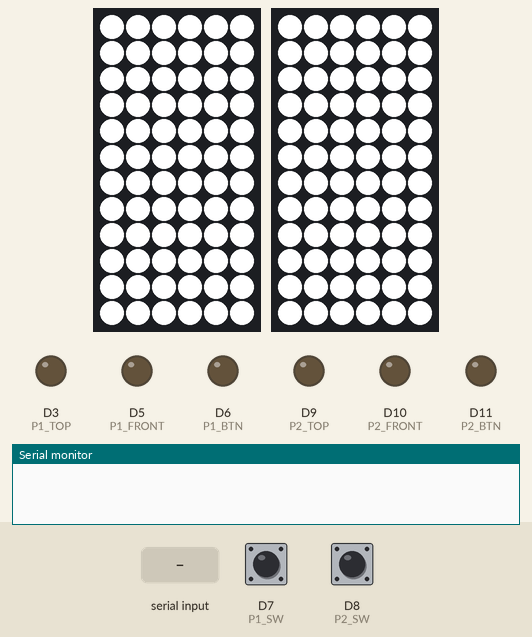
This program was run on a simulated Arduino Uno R4 Minima. On the bench: 2 × 6×12 RGB LED matrix (first LED top left, wired row by row), output pins drawn as LEDs (lit = HIGH), the last lines printed to the serial monitor. The inputs (shaded band) are chosen by the test bench; at power-on: D7 (P1_SW) HIGH, D8 (P2_SW) HIGH. Dim RGB values are drawn brighter than linear; the strip is taken to match the declared colour order.

Above: at 1.4 s.
2.8 s: "WIN:1\n" received over Serial
At 2.98 s:
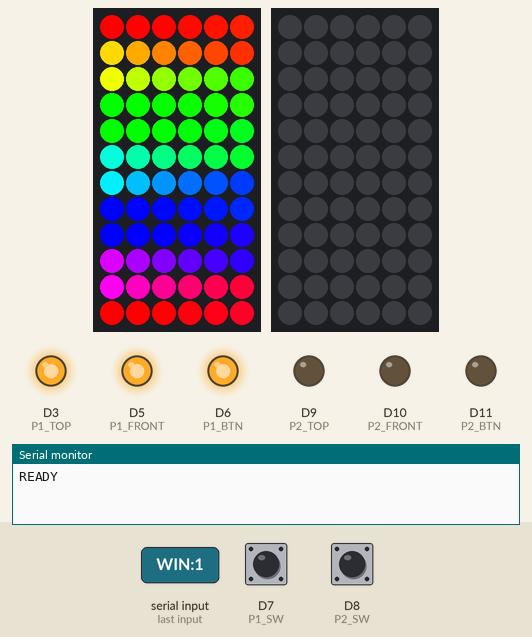
5.2 s: "ACTIVE:1\n" received over Serial
At 6.4 s:
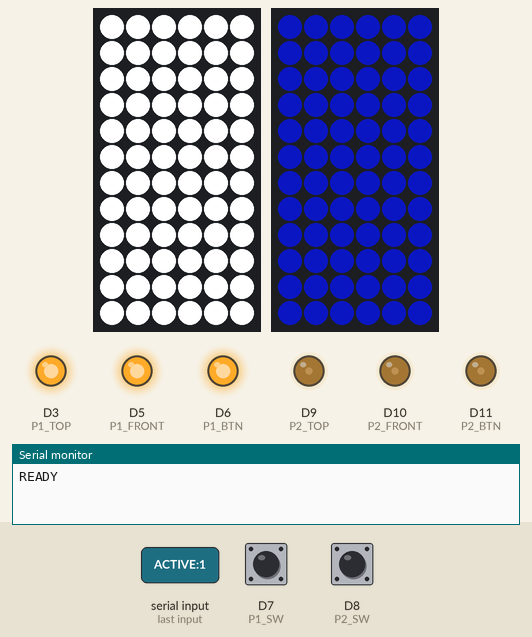
6.7 s: "ACTIVE:2\n" received over Serial
At 7.5 s:
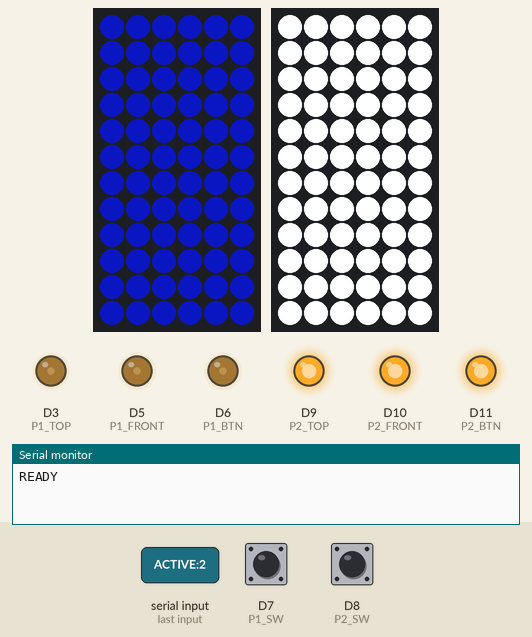
8.2 s: "WIN:2\n" received over Serial
At 8.38 s:
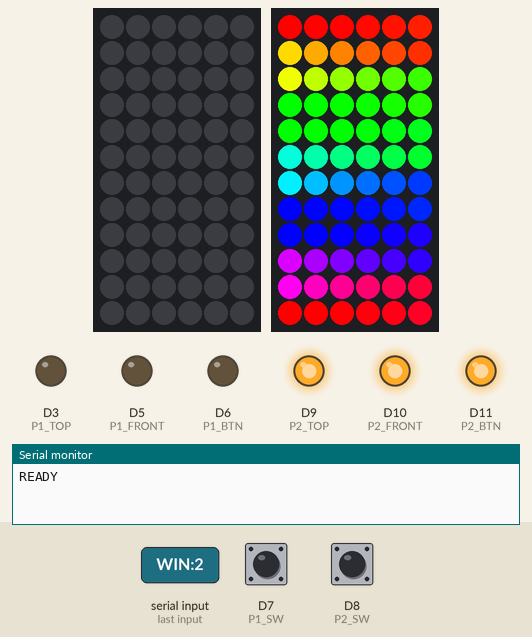
10.6 s: "STRIKE:\n" received over Serial
At 12.3 s:
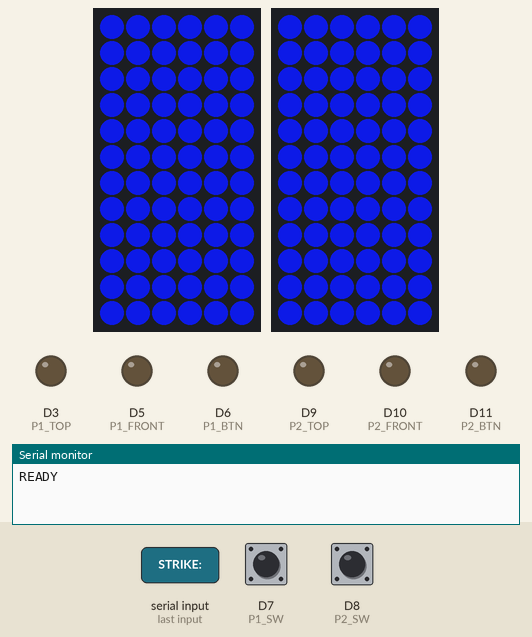
Timing chart, 0 to 13.8 s (numbered marks = the images above; inputs shaded):
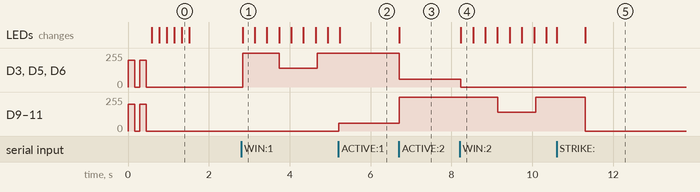

Measured:
- after the input at 2.8 s, D3 (P1_TOP), D5 (P1_FRONT), D6 (P1_BTN): 0/255 → 255/255 at once, → 140/255 0.91 s later, → 255/255 0.94 s later; the LEDs: change at once (image 1)
- after the input at 5.2 s, D3 (P1_TOP), D5 (P1_FRONT), D6 (P1_BTN): stays 255/255 (without the input it goes to 140/255 after 0.43 s); D9 (P2_TOP), D10 (P2_FRONT), D11 (P2_BTN): 0/255 → 60/255 at once; the LEDs: change at once (image 2)
- after the input at 6.7 s, D3 (P1_TOP), D5 (P1_FRONT), D6 (P1_BTN): 255/255 → 60/255 at once; D9 (P2_TOP), D10 (P2_FRONT), D11 (P2_BTN): 60/255 → 255/255 at once; the LEDs: change at once (image 3)
- after the input at 8.2 s, D3 (P1_TOP), D5 (P1_FRONT), D6 (P1_BTN): 60/255 → 0/255 at once; D9 (P2_TOP), D10 (P2_FRONT), D11 (P2_BTN): 255/255 → 140/255 after 0.95 s, → 255/255 0.94 s later; the LEDs: change at once (image 4)
- after the input at 10.6 s, the LEDs: first change at once (image 5 shows a later state)

The program:

main.cpp
```cpp
#include <Arduino.h>
#include <Adafruit_NeoPixel.h>
#include <podium.h>

// ── NeoPixel strips ───────────────────────────────────────────────────────────
Adafruit_NeoPixel strip1(STRIP_NUM_LEDS, P1_STRIP, NEO_RGB + NEO_KHZ800);
Adafruit_NeoPixel strip2(STRIP_NUM_LEDS, P2_STRIP, NEO_RGB + NEO_KHZ800);

// ── State ─────────────────────────────────────────────────────────────────────
static GameState gameState       = GS_CLEAR;
static bool      buzzinEnabled   = false;
static int       persistentStrikes = 0;   // accumulated strikes, shown on active matrix

// ── Serial command buffer ─────────────────────────────────────────────────────
static char    cmdBuf[64];
static uint8_t cmdLen = 0;

// ── Animation timing ──────────────────────────────────────────────────────────
static unsigned long animTimer       = 0;
static int           animPhase       = 0;
static int           pulseBrightness = 30;
static int           pulseDelta      = 5;

// ─────────────────────────────────────────────────────────────────────────────
void setup() {
  Serial.begin(BAUD_RATE);

  const uint8_t mosfetPins[] = { P1_TOP, P1_FRONT, P1_BTN,
                                  P2_TOP, P2_FRONT, P2_BTN };
  for (uint8_t p : mosfetPins) { pinMode(p, OUTPUT); analogWrite(p, 0); }

  pinMode(P1_SW, INPUT_PULLUP);
  pinMode(P2_SW, INPUT_PULLUP);

  strip1.begin(); strip1.show();
  strip2.begin(); strip2.show();

  doStartupSequence();
  Serial.println("READY");
}

// ─────────────────────────────────────────────────────────────────────────────
void loop() {
  // ── Serial command reader ─────────────────────────────────────────────────
  while (Serial.available()) {
    char c = (char)Serial.read();
    if (c == '\n' || c == '\r') {
      if (cmdLen > 0) {
        cmdBuf[cmdLen] = '\0';
        processCommand(cmdBuf);
        cmdLen = 0;
      }
    } else if (cmdLen < 63) {
      cmdBuf[cmdLen++] = c;
    }
  }

  // ── Buzz-in button polling ────────────────────────────────────────────────
  if (digitalRead(P1_SW) == LOW) {
    if (buzzinEnabled) {
      buzzinEnabled = false;
      Serial.println("RINGER:1");
    } else {
      Serial.println("DEBUG:BTN1_NO_BUZZIN");
    }
    delay(200);
  } else if (digitalRead(P2_SW) == LOW) {
    if (buzzinEnabled) {
      buzzinEnabled = false;
      Serial.println("RINGER:2");
    } else {
      Serial.println("DEBUG:BTN2_NO_BUZZIN");
    }
    delay(200);
  }

  // ── Animations ───────────────────────────────────────────────────────────
  unsigned long now = millis();

  // Pulsing blue during buzz-in
  if (gameState == GS_BUZZIN && now - animTimer > 18) {
    animTimer = now;
    pulseBrightness += pulseDelta;
    if (pulseBrightness >= 210) { pulseBrightness = 210; pulseDelta = -5; }
    else if (pulseBrightness <= 25) { pulseBrightness = 25;  pulseDelta =  5; }

    uint8_t r = (uint8_t)((10  * pulseBrightness) / 210);
    uint8_t g = (uint8_t)((20  * pulseBrightness) / 210);
    uint8_t b = (uint8_t)((180 * pulseBrightness) / 210);
    uint32_t c = strip1.Color(r, g, b);
    fillStrip(strip1, c);
    fillStrip(strip2, c);
  }

  // Rainbow winner animation
  if ((gameState == GS_WIN_1 || gameState == GS_WIN_2) && now - animTimer > 28) {
    animTimer = now;
    animPhase = (animPhase + 1) & 0xFF;

    Adafruit_NeoPixel& winStrip  = (gameState == GS_WIN_1) ? strip1 : strip2;
    Adafruit_NeoPixel& loseStrip = (gameState == GS_WIN_1) ? strip2 : strip1;

    for (int i = 0; i < STRIP_NUM_LEDS; i++) {
      uint16_t hue = (uint16_t)(animPhase * 256 + i * 65536 / STRIP_NUM_LEDS);
      winStrip.setPixelColor(i, winStrip.gamma32(winStrip.ColorHSV(hue)));
    }
    winStrip.show();
    fillStrip(loseStrip, CLR_OFF);

    int winPodium = (gameState == GS_WIN_1) ? 1 : 2;
    uint8_t pulse = (animPhase & 0x3F) < 32 ? 255 : 140;
    setMosfets(winPodium,              pulse);
    setMosfets(winPodium == 1 ? 2 : 1, 0);
  }
}

// ── Draw accumulated strike Xs on a strip (background pixels left dark) ──────
// Pattern per 3-row section (6 cols), 1-row gap between strikes:
//   row 0: X X . . X X   (cols 0,1,4,5)
//   row 1: . . X X . .   (cols 2,3)
//   row 2: X X . . X X   (cols 0,1,4,5)
void drawPersistentStrikes(Adafruit_NeoPixel& s, int strikes) {
  s.clear();
  const uint8_t outerCols[] = {0, 1, 4, 5};
  const uint8_t innerCols[] = {2, 3};
  for (int st = 0; st < strikes && st < 3; st++) {
    int r = st * 4;
    for (uint8_t i = 0; i < 4; i++) {
      s.setPixelColor(serpIdx(outerCols[i], r + 0), CLR_RED);
      s.setPixelColor(serpIdx(outerCols[i], r + 2), CLR_RED);
    }
    s.setPixelColor(serpIdx(innerCols[0], r + 1), CLR_RED);
    s.setPixelColor(serpIdx(innerCols[1], r + 1), CLR_RED);
  }
  s.show();
}

// ─────────────────────────────────────────────────────────────────────────────
void processCommand(const char* cmd) {
  if (strcmp(cmd, "RESET") == 0) {
    gameState          = GS_RESET;
    buzzinEnabled      = false;
    persistentStrikes  = 0;
    fillStrip(strip1, CLR_ROYAL_BLUE);
    fillStrip(strip2, CLR_ROYAL_BLUE);
    setAllMosfets(0);

  } else if (strcmp(cmd, "BUZZIN") == 0) {
    gameState          = GS_BUZZIN;
    buzzinEnabled      = true;
    persistentStrikes  = 0;
    pulseBrightness    = 30;
    pulseDelta         = 5;
    animTimer          = millis();
    setAllMosfets(0);

  } else if (strcmp(cmd, "ACTIVE:1") == 0) {
    gameState     = GS_ACTIVE_1;
    buzzinEnabled = false;
    if (persistentStrikes > 0) {
      drawPersistentStrikes(strip1, persistentStrikes);
    } else {
      fillStrip(strip1, CLR_WHITE);
    }
    fillStrip(strip2, CLR_DIM_BLUE);
    setMosfets(1, 255);
    setMosfets(2, 60);

  } else if (strcmp(cmd, "ACTIVE:2") == 0) {
    gameState     = GS_ACTIVE_2;
    buzzinEnabled = false;
    if (persistentStrikes > 0) {
      drawPersistentStrikes(strip2, persistentStrikes);
    } else {
      fillStrip(strip2, CLR_WHITE);
    }
    fillStrip(strip1, CLR_DIM_BLUE);
    setMosfets(2, 255);
    setMosfets(1, 60);

  } else if (strncmp(cmd, "STRIKE:", 7) == 0) {
    persistentStrikes = atoi(cmd + 7);
    // Flash red X on both strips; Pi will follow with ACTIVE: to restore state
    flashStrikeX(strip1);
    flashStrikeX(strip2);
    delay(700);
    fillStrip(strip1, CLR_ROYAL_BLUE);
    fillStrip(strip2, CLR_ROYAL_BLUE);
    setAllMosfets(0);
    gameState = GS_RESET;

  } else if (strcmp(cmd, "WIN:1") == 0) {
    gameState = GS_WIN_1;
    animPhase = 0;
    animTimer = millis();

  } else if (strcmp(cmd, "WIN:2") == 0) {
    gameState = GS_WIN_2;
    animPhase = 0;
    animTimer = millis();

  } else if (strcmp(cmd, "CLEAR") == 0) {
    gameState         = GS_CLEAR;
    buzzinEnabled     = false;
    persistentStrikes = 0;
    fillStrip(strip1, CLR_OFF);
    fillStrip(strip2, CLR_OFF);
    setAllMosfets(0);
  }
}

// ─────────────────────────────────────────────────────────────────────────────
void setMosfets(int podium, uint8_t val) {
  if (podium == 1) {
    analogWrite(P1_TOP,   val);
    analogWrite(P1_FRONT, val);
    analogWrite(P1_BTN,   val);
  } else {
    analogWrite(P2_TOP,   val);
    analogWrite(P2_FRONT, val);
    analogWrite(P2_BTN,   val);
  }
}

void setAllMosfets(uint8_t val) {
  setMosfets(1, val);
  setMosfets(2, val);
}

void fillStrip(Adafruit_NeoPixel& s, uint32_t color) {
  s.fill(color);
  s.show();
}

// ── Bold X flash — matches virtual podium pattern ─────────────────────────────
// rows 0-2 & 9-11: ##..##  (cols 0,1,4,5)
// rows 3-4 & 7-8:  .####.  (cols 1,2,3,4)
// rows 5-6:        ..##..  (cols 2,3)
void flashStrikeX(Adafruit_NeoPixel& s) {
  s.clear();
  static const uint8_t WIDE[] = {0, 1, 4, 5};
  static const uint8_t MID[]  = {1, 2, 3, 4};
  static const uint8_t CEN[]  = {2, 3};

  for (int row = 0; row < STRIP_ROWS; row++) {
    const uint8_t* cols;
    uint8_t len;
    if (row <= 2 || row >= 9)          { cols = WIDE; len = 4; }
    else if (row == 5 || row == 6)     { cols = CEN;  len = 2; }
    else                               { cols = MID;  len = 4; }
    for (uint8_t i = 0; i < len; i++)
      s.setPixelColor(serpIdx(cols[i], row), CLR_RED);
  }
  s.show();
}

// ── Startup light sequence ────────────────────────────────────────────────────
void doStartupSequence() {
  for (int i = 0; i < 2; i++) {
    setAllMosfets(200); delay(160);
    setAllMosfets(0);   delay(130);
  }

  const uint32_t colours[] = {
    strip1.Color(255,  40,   0),   // orange
    strip1.Color(  0, 255,  70),   // green
    strip1.Color(120,   0, 255),   // purple
    strip1.Color(  0,  80, 255),   // blue
    strip1.Color(255, 255, 255),   // white
  };
  for (uint32_t c : colours) {
    fillStrip(strip1, c);
    fillStrip(strip2, c);
    delay(180);
  }

  fillStrip(strip1, CLR_OFF);
  fillStrip(strip2, CLR_OFF);
}
```

podium.h
```cpp
#pragma once
#include <Arduino.h>
#include <Adafruit_NeoPixel.h>

// ── Hardware constants ────────────────────────────────────────────────────────
#define STRIP_NUM_LEDS  72
#define STRIP_COLS       6
#define STRIP_ROWS      12
#define BAUD_RATE   115200

// ── Pin definitions ───────────────────────────────────────────────────────────
// Podium 1
#define P1_TOP    3   // PWM – top flood light MOSFET
#define P1_FRONT  5   // PWM – front flood light MOSFET
#define P1_BTN    6   // PWM – button backlight MOSFET
#define P1_STRIP  4   // NeoPixel data
#define P1_SW     7   // Button switch (INPUT_PULLUP, active-LOW)

// Podium 2
#define P2_TOP    9   // PWM
#define P2_FRONT 10   // PWM
#define P2_BTN   11   // PWM
#define P2_STRIP  2   // NeoPixel data
#define P2_SW     8   // Button switch

// ── Colour palette ────────────────────────────────────────────────────────────
#define CLR_OFF         (uint32_t)0x000000
#define CLR_ROYAL_BLUE  (uint32_t)0x0A14B4   // r=10 g=20 b=180
#define CLR_WHITE       (uint32_t)0xFFFFFF
#define CLR_RED         (uint32_t)0xFF0000
#define CLR_DIM_BLUE    (uint32_t)0x050A5A   // darker blue for inactive podium

// ── Game states ───────────────────────────────────────────────────────────────
enum GameState : uint8_t {
  GS_CLEAR,     // all off
  GS_RESET,     // both royal-blue, no buzz-in
  GS_BUZZIN,    // pulsing blue, listening for buttons
  GS_ACTIVE_1,  // podium 1 white, podium 2 dim blue
  GS_ACTIVE_2,  // podium 2 white, podium 1 dim blue
  GS_WIN_1,     // rainbow on podium 1
  GS_WIN_2,     // rainbow on podium 2
};

// ── Serpentine pixel index ────────────────────────────────────────────────────
// Even rows: left-to-right.  Odd rows: right-to-left.
inline int serpIdx(int col, int row) {
  return (row % 2 == 0)
    ? row * STRIP_COLS + col
    : row * STRIP_COLS + (STRIP_COLS - 1 - col);
}

// ── Function declarations ─────────────────────────────────────────────────────
void processCommand(const char* cmd);
void setMosfets(int podium, uint8_t val);
void setAllMosfets(uint8_t val);
void fillStrip(Adafruit_NeoPixel& s, uint32_t color);
void flashStrikeX(Adafruit_NeoPixel& s);
void drawPersistentStrikes(Adafruit_NeoPixel& s, int strikes);
void doStartupSequence();
```

test_modes.h
```cpp
#pragma once

void Startup();
void TestMode();
```

test_modes.cpp
```cpp
// Replaced by doStartupSequence() in main.cpp.
// Keeping this file to satisfy the test_modes.h declarations.
#include <test_modes.h>

void Startup()  {}
void TestMode() {}
```
